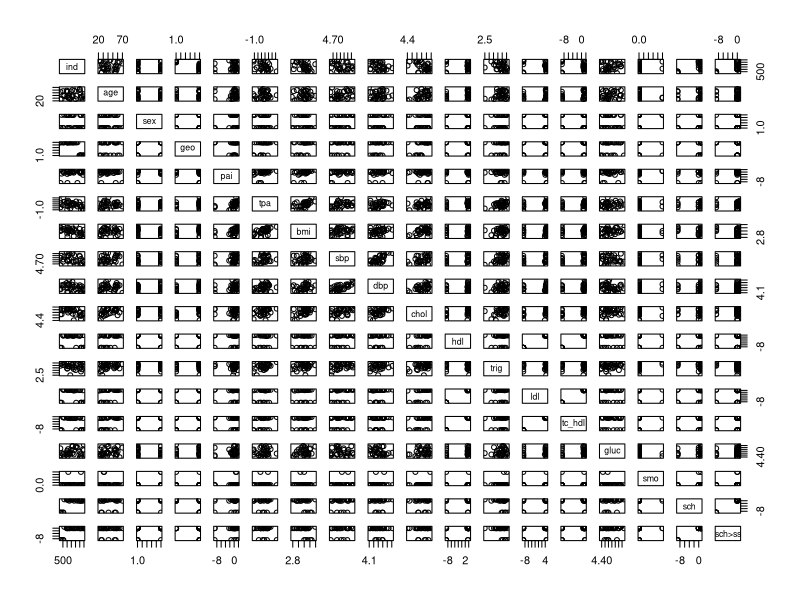
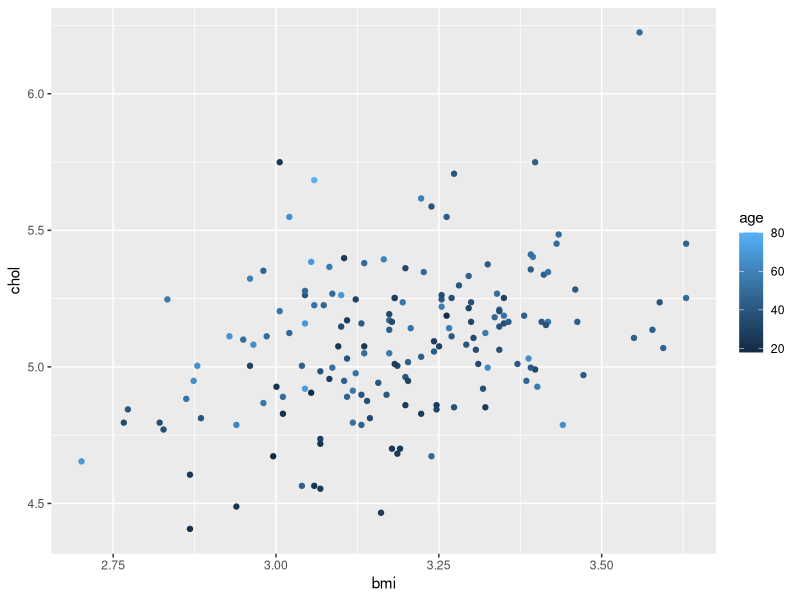

Write R code to recreate these figures, in order.
## ---- chunk 1
knitr::opts_chunk$set(echo = TRUE)
## ---- chunk 2
    #install.packages( "pacman" )
    #library(pacman) 
    #p_load( readxl )
## ---- chunk 3

library(readxl)
library(dplyr)
ghana = read_xlsx("GHANA_PLoS_upload.xlsx")
summary(ghana)
str(ghana)
set.seed(123)    # seed the pseudo random number generator, so we have consistent result between runs.
ghana_sample = ghana %>% sample_frac(0.01)
#View(ghana_sample)
## ---- chunk 4
##plot(ghana)  ## this takes like 3-5 minutes... 
plot(ghana_sample)
## ---- chunk 5
library(readxl)
library(dplyr)
ghana = read_xlsx("GHANA_PLoS_upload.xlsx")
#summary(ghana)
#str(ghana)
#ghana_sample = ghana %>% sample_frac(0.1)
#View(ghana_sample)
## ---- chunk 6
dim(ghana)
## ---- chunk 7

ghana %>% head(6)

## ---- chunk 8
Min    = min(       ghana$chol)
Q1     = quantile(  ghana$chol, probs = 0.25)
Median = median(    ghana$chol)
Q3     = quantile(  ghana$chol, probs = 0.75)
Max    = max(       ghana$chol)


####Outliers: any data point more than 1.5*IQR away from median.
####IQR: InterQuartile Range: Q1-Median or Q3-Median

five_num_summary = ghana %>% summarize( min = Min,
                                          Q1 = Q1,
                                          median = Median,
                                          Q3 = Q3,
                                          max = Max)
five_num_summary

## ---- chunk 9


#### tmp using a sampling of the data to develop answer before using the full set, quicker run time
set.seed(123)
ghana_sample5 = ghana %>% sample_frac(0.05)


library(ggplot2)
ggplot(data=ghana_sample5, aes(x=bmi, y=chol)) + 
  geom_point(aes(col=age))


#### not a great plot so far, but maybe remove outlier?

#### maybe do a facet_wrap with sex

